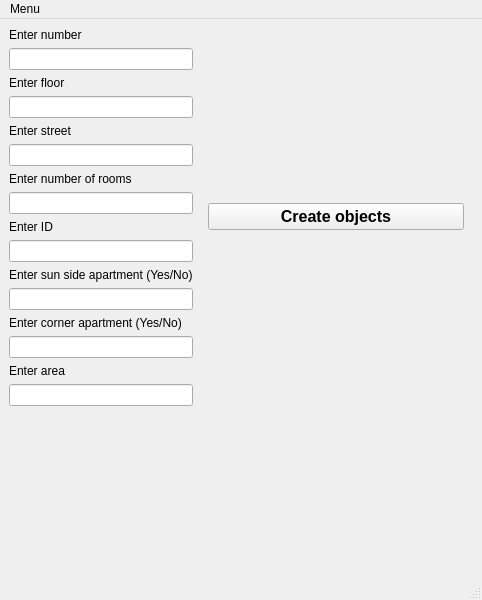
<?xml version="1.0" encoding="UTF-8"?>
<ui version="4.0">
 <class>MainWindow</class>
 <widget class="QMainWindow" name="MainWindow">
  <property name="geometry">
   <rect>
    <x>0</x>
    <y>0</y>
    <width>482</width>
    <height>600</height>
   </rect>
  </property>
  <property name="windowTitle">
   <string>MainWindow</string>
  </property>
  <widget class="QWidget" name="centralwidget">
   <layout class="QFormLayout" name="formLayout">
    <item row="0" column="0">
     <layout class="QVBoxLayout" name="verticalLayout">
      <item>
       <widget class="QLabel" name="numberLabel_2">
        <property name="text">
         <string>Enter number</string>
        </property>
       </widget>
      </item>
      <item>
       <widget class="QLineEdit" name="numberLine_2"/>
      </item>
      <item>
       <widget class="QLabel" name="floorLabel_2">
        <property name="text">
         <string>Enter floor</string>
        </property>
       </widget>
      </item>
      <item>
       <widget class="QLineEdit" name="floorLine_2"/>
      </item>
      <item>
       <widget class="QLabel" name="streetLabel_2">
        <property name="text">
         <string>Enter street</string>
        </property>
       </widget>
      </item>
      <item>
       <widget class="QLineEdit" name="streetLine_2"/>
      </item>
      <item>
       <widget class="QLabel" name="numOfRoomsLabel_2">
        <property name="text">
         <string>Enter number of rooms</string>
        </property>
       </widget>
      </item>
      <item>
       <widget class="QLineEdit" name="numOfRoomsLine_2"/>
      </item>
      <item>
       <widget class="QLabel" name="idLabel_2">
        <property name="text">
         <string>Enter ID</string>
        </property>
       </widget>
      </item>
      <item>
       <widget class="QLineEdit" name="idLine_2"/>
      </item>
      <item>
       <widget class="QLabel" name="sunSideLabel_2">
        <property name="text">
         <string>Enter sun side apartment (Yes/No)</string>
        </property>
       </widget>
      </item>
      <item>
       <widget class="QLineEdit" name="sunSideLine_2"/>
      </item>
      <item>
       <widget class="QLabel" name="cornerAparLabel_2">
        <property name="text">
         <string>Enter corner apartment (Yes/No)</string>
        </property>
       </widget>
      </item>
      <item>
       <widget class="QLineEdit" name="cornerAparLine_2"/>
      </item>
      <item>
       <widget class="QLabel" name="areaLabel_2">
        <property name="text">
         <string>Enter area</string>
        </property>
       </widget>
      </item>
      <item>
       <widget class="QLineEdit" name="areaLine_2"/>
      </item>
     </layout>
    </item>
    <item row="0" column="1">
     <widget class="QWidget" name="verticalWidget_2" native="true">
      <layout class="QGridLayout" name="gridLayout">
       <item row="0" column="0">
        <widget class="QPushButton" name="createPushButton_2">
         <property name="font">
          <font>
           <pointsize>12</pointsize>
           <bold>true</bold>
          </font>
         </property>
         <property name="text">
          <string>Create objects</string>
         </property>
         <property name="iconSize">
          <size>
           <width>20</width>
           <height>20</height>
          </size>
         </property>
        </widget>
       </item>
      </layout>
     </widget>
    </item>
   </layout>
  </widget>
  <widget class="QMenuBar" name="menubar">
   <property name="geometry">
    <rect>
     <x>0</x>
     <y>0</y>
     <width>482</width>
     <height>21</height>
    </rect>
   </property>
   <widget class="QMenu" name="menuMenu">
    <property name="title">
     <string>Menu</string>
    </property>
    <addaction name="actionCreate"/>
    <addaction name="actionShow"/>
    <addaction name="actionExit"/>
   </widget>
   <addaction name="menuMenu"/>
  </widget>
  <widget class="QStatusBar" name="statusbar"/>
  <action name="actionCreate">
   <property name="text">
    <string>Create</string>
   </property>
  </action>
  <action name="actionShow">
   <property name="text">
    <string>Show</string>
   </property>
  </action>
  <action name="actionExit">
   <property name="text">
    <string>Exit</string>
   </property>
  </action>
 </widget>
 <resources/>
 <connections/>
</ui>
